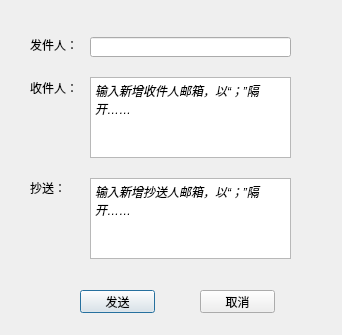
<?xml version="1.0" encoding="UTF-8"?>
<ui version="4.0">
 <class>DialogEmail</class>
 <widget class="QDialog" name="DialogEmail">
  <property name="windowModality">
   <enum>Qt::ApplicationModal</enum>
  </property>
  <property name="geometry">
   <rect>
    <x>0</x>
    <y>0</y>
    <width>342</width>
    <height>335</height>
   </rect>
  </property>
  <property name="windowTitle">
   <string>发送报告</string>
  </property>
  <widget class="QTextEdit" name="textEdit_Recipients">
   <property name="geometry">
    <rect>
     <x>90</x>
     <y>77</y>
     <width>201</width>
     <height>81</height>
    </rect>
   </property>
   <property name="html">
    <string>&lt;!DOCTYPE HTML PUBLIC &quot;-//W3C//DTD HTML 4.0//EN&quot; &quot;http://www.w3.org/TR/REC-html40/strict.dtd&quot;&gt;
&lt;html&gt;&lt;head&gt;&lt;meta name=&quot;qrichtext&quot; content=&quot;1&quot; /&gt;&lt;style type=&quot;text/css&quot;&gt;
p, li { white-space: pre-wrap; }
&lt;/style&gt;&lt;/head&gt;&lt;body style=&quot; font-family:'SimSun'; font-size:9pt; font-weight:400; font-style:normal;&quot;&gt;
&lt;p style=&quot; margin-top:0px; margin-bottom:0px; margin-left:0px; margin-right:0px; -qt-block-indent:0; text-indent:0px;&quot;&gt;&lt;span style=&quot; font-style:italic;&quot;&gt;输入新增收件人邮箱，以“；”隔开……&lt;/span&gt;&lt;/p&gt;&lt;/body&gt;&lt;/html&gt;</string>
   </property>
  </widget>
  <widget class="QPushButton" name="pushButton_EmailSend">
   <property name="geometry">
    <rect>
     <x>80</x>
     <y>290</y>
     <width>75</width>
     <height>23</height>
    </rect>
   </property>
   <property name="text">
    <string>发送</string>
   </property>
  </widget>
  <widget class="QPushButton" name="pushButton_EmailCancel">
   <property name="geometry">
    <rect>
     <x>200</x>
     <y>290</y>
     <width>75</width>
     <height>23</height>
    </rect>
   </property>
   <property name="text">
    <string>取消</string>
   </property>
  </widget>
  <widget class="QLineEdit" name="lineEdit_Sender">
   <property name="geometry">
    <rect>
     <x>90</x>
     <y>37</y>
     <width>201</width>
     <height>20</height>
    </rect>
   </property>
  </widget>
  <widget class="QLabel" name="label">
   <property name="geometry">
    <rect>
     <x>30</x>
     <y>35</y>
     <width>54</width>
     <height>20</height>
    </rect>
   </property>
   <property name="text">
    <string>发件人：</string>
   </property>
  </widget>
  <widget class="QLabel" name="label_2">
   <property name="geometry">
    <rect>
     <x>30</x>
     <y>78</y>
     <width>54</width>
     <height>20</height>
    </rect>
   </property>
   <property name="text">
    <string>收件人：</string>
   </property>
  </widget>
  <widget class="QLabel" name="label_3">
   <property name="geometry">
    <rect>
     <x>30</x>
     <y>178</y>
     <width>54</width>
     <height>20</height>
    </rect>
   </property>
   <property name="text">
    <string>抄送：</string>
   </property>
  </widget>
  <widget class="QTextEdit" name="textEdit_CC">
   <property name="geometry">
    <rect>
     <x>90</x>
     <y>178</y>
     <width>201</width>
     <height>81</height>
    </rect>
   </property>
   <property name="html">
    <string>&lt;!DOCTYPE HTML PUBLIC &quot;-//W3C//DTD HTML 4.0//EN&quot; &quot;http://www.w3.org/TR/REC-html40/strict.dtd&quot;&gt;
&lt;html&gt;&lt;head&gt;&lt;meta name=&quot;qrichtext&quot; content=&quot;1&quot; /&gt;&lt;style type=&quot;text/css&quot;&gt;
p, li { white-space: pre-wrap; }
&lt;/style&gt;&lt;/head&gt;&lt;body style=&quot; font-family:'SimSun'; font-size:9pt; font-weight:400; font-style:normal;&quot;&gt;
&lt;p style=&quot; margin-top:0px; margin-bottom:0px; margin-left:0px; margin-right:0px; -qt-block-indent:0; text-indent:0px;&quot;&gt;&lt;span style=&quot; font-style:italic;&quot;&gt;输入新增抄送人邮箱，以“；”隔开……&lt;/span&gt;&lt;/p&gt;&lt;/body&gt;&lt;/html&gt;</string>
   </property>
  </widget>
 </widget>
 <tabstops>
  <tabstop>lineEdit_Sender</tabstop>
  <tabstop>textEdit_Recipients</tabstop>
  <tabstop>textEdit_CC</tabstop>
  <tabstop>pushButton_EmailSend</tabstop>
  <tabstop>pushButton_EmailCancel</tabstop>
 </tabstops>
 <resources/>
 <connections/>
</ui>
